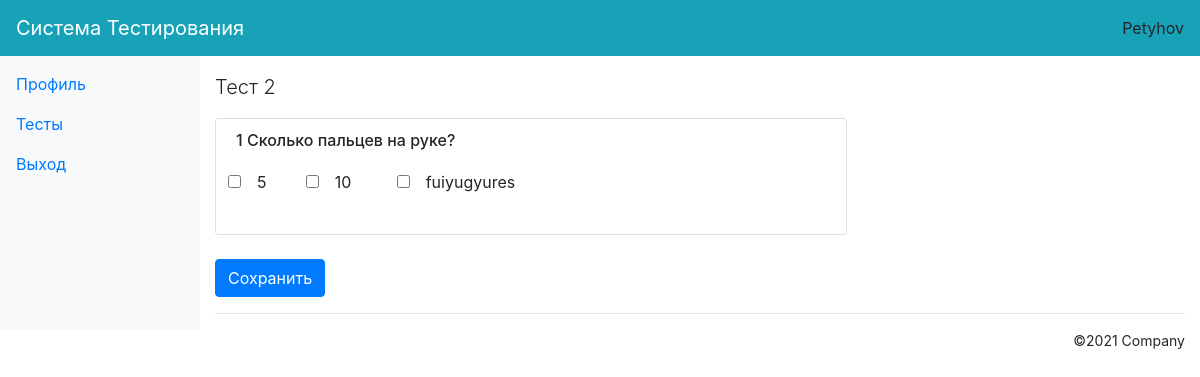
The page /test_student/2/ (signed in) on the database its author committed.
### core/models.py (models this page shows, shortened)
class TestStudent(models.Model): #Тест
    name = models.CharField(max_length=100, verbose_name='Название теста')
    discipline = models.CharField(max_length=100, verbose_name='Дисциплина')

class Question(models.Model): #Вопрос
    name = models.TextField(verbose_name='Вопрос')
    test = models.ForeignKey(TestStudent, related_name='questions', on_delete=models.CASCADE)

class Answer(models.Model): #Варянты ответа
    name = models.CharField(verbose_name='Название', max_length=100)
    question = models.ForeignKey(Question, related_name='answers', on_delete=models.CASCADE)
    is_correct = models.BooleanField()
    def __str__(self):
        return str(self.name)

### core/views.py (the view, shortened to what this page needs)
# urls.py: path('test_student', views.tests, name='tests'),
def test_student(request, id):
    test = TestStudent.objects.get(id=id)
    user, _ = Student.objects.get_or_create(user_id=request.user.id, defaults={'user_id': id})
    result = None
    results = {}
    context = {
        'test': test,
        'result': result,
    }
    return render(request, 'test_student.html', context)

### core/templates/test_student.html (shortened to what this page needs)
{% extends 'base_.html' %}
    {% block content %}
        <p class="lead mt-2">{{ test.name }}</p>
        <form method="post">{% csrf_token %}
                <ul class="list-group col-lg-8">
                    {% for question in test.questions.all %}
                        <li class="list-group-item">
                        <h6>{{ forloop.counter }} {{ question.name }}</h6>
                        <table class="table table-borderless col-lg-8">
                            <tbody>
                            <tr>
                            {% for answer in question.answers.all %}
                                <td>
                                    <input type="checkbox" class="form-check-input" name="{{ answer.id }}">&nbsp
                                    {{ answer }}
                                </td>
                             {% endfor %}
                            </tr>
                            </tbody>
                        </table>
                        </li>
                    {% endfor %}
                </ul>
            <button type="submit" class="btn btn-primary">Сохранить</button>
        </form>
    {% endblock content %}

### core/templates/top_menu.html (shortened to what this page needs)
    <nav class="navbar fixed-top navbar-expand-md navbar-dark bg-info mb-3">
    <div class="flex-row d-flex">
        <a class="navbar-brand" href="#" title="Free Bootstrap 4 Admin Template">Система Тестирования</a>
    </div>
    <div class="navbar-collapse collapse" id="collapsingNavbar">
        <ul class="navbar-nav ml-auto">
            <li class="nav-item">
                {{ request.user.username }}
            </li>
        </ul>
    </div>
</nav>

### rows shown on the page
TestStudent: name "Тест 2"
Question: name "Сколько пальцев на руке?"
Answer: name "5"
Answer: name "10"
Answer: name "fuiyugyures"

### other values the page prints
{{ request.user.username }} "Petyhov"
